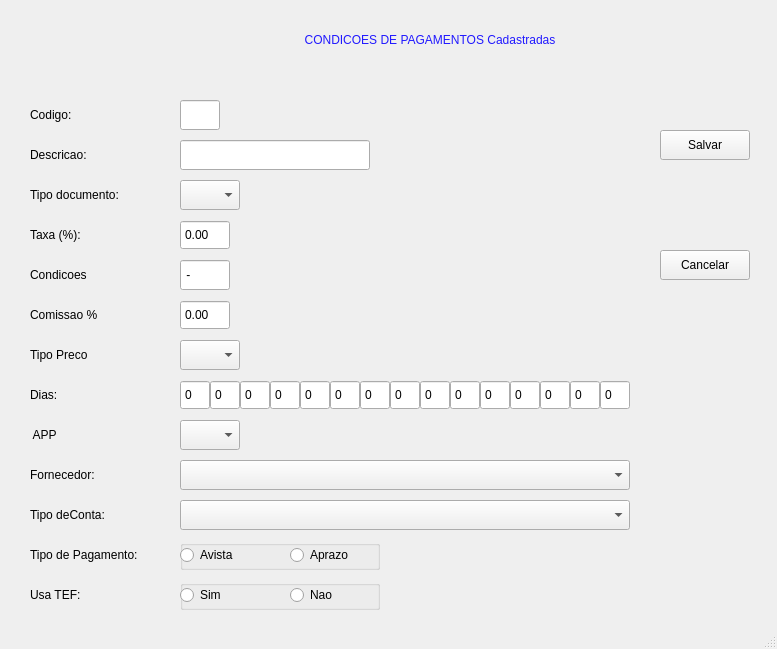
<?xml version="1.0" encoding="UTF-8"?>
<ui version="4.0">
 <class>MainWindow</class>
 <widget class="QMainWindow" name="MainWindow">
  <property name="geometry">
   <rect>
    <x>0</x>
    <y>0</y>
    <width>777</width>
    <height>649</height>
   </rect>
  </property>
  <property name="windowTitle">
   <string>MainWindow</string>
  </property>
  <property name="styleSheet">
   <string notr="true"/>
  </property>
  <widget class="QWidget" name="centralwidget">
   <widget class="QLabel" name="label">
    <property name="geometry">
     <rect>
      <x>110</x>
      <y>10</y>
      <width>640</width>
      <height>60</height>
     </rect>
    </property>
    <property name="styleSheet">
     <string notr="true">border-color: rgb(132, 168, 163);
color: rgb(33, 25, 255);
font: 87 16pt &quot;Arial Black&quot;;</string>
    </property>
    <property name="text">
     <string>CONDICOES DE PAGAMENTOS Cadastradas</string>
    </property>
    <property name="alignment">
     <set>Qt::AlignCenter</set>
    </property>
   </widget>
   <widget class="QLabel" name="label_2">
    <property name="geometry">
     <rect>
      <x>30</x>
      <y>100</y>
      <width>140</width>
      <height>30</height>
     </rect>
    </property>
    <property name="styleSheet">
     <string notr="true"/>
    </property>
    <property name="text">
     <string>Codigo:</string>
    </property>
   </widget>
   <widget class="QLabel" name="label_3">
    <property name="geometry">
     <rect>
      <x>30</x>
      <y>140</y>
      <width>140</width>
      <height>30</height>
     </rect>
    </property>
    <property name="styleSheet">
     <string notr="true"/>
    </property>
    <property name="text">
     <string>Descricao:</string>
    </property>
   </widget>
   <widget class="QLabel" name="label_4">
    <property name="geometry">
     <rect>
      <x>30</x>
      <y>220</y>
      <width>140</width>
      <height>30</height>
     </rect>
    </property>
    <property name="styleSheet">
     <string notr="true"/>
    </property>
    <property name="text">
     <string>Taxa (%):</string>
    </property>
    <property name="alignment">
     <set>Qt::AlignLeading|Qt::AlignLeft|Qt::AlignVCenter</set>
    </property>
   </widget>
   <widget class="QLabel" name="label_5">
    <property name="geometry">
     <rect>
      <x>30</x>
      <y>260</y>
      <width>140</width>
      <height>30</height>
     </rect>
    </property>
    <property name="styleSheet">
     <string notr="true"/>
    </property>
    <property name="text">
     <string>Condicoes</string>
    </property>
   </widget>
   <widget class="QLabel" name="label_6">
    <property name="geometry">
     <rect>
      <x>30</x>
      <y>300</y>
      <width>140</width>
      <height>30</height>
     </rect>
    </property>
    <property name="styleSheet">
     <string notr="true"/>
    </property>
    <property name="text">
     <string>Comissao %</string>
    </property>
   </widget>
   <widget class="QLabel" name="label_7">
    <property name="geometry">
     <rect>
      <x>30</x>
      <y>340</y>
      <width>140</width>
      <height>30</height>
     </rect>
    </property>
    <property name="styleSheet">
     <string notr="true"/>
    </property>
    <property name="text">
     <string>Tipo Preco</string>
    </property>
   </widget>
   <widget class="QLabel" name="label_8">
    <property name="geometry">
     <rect>
      <x>30</x>
      <y>380</y>
      <width>140</width>
      <height>30</height>
     </rect>
    </property>
    <property name="styleSheet">
     <string notr="true"/>
    </property>
    <property name="text">
     <string>Dias:</string>
    </property>
   </widget>
   <widget class="QLabel" name="label_9">
    <property name="geometry">
     <rect>
      <x>30</x>
      <y>420</y>
      <width>140</width>
      <height>30</height>
     </rect>
    </property>
    <property name="styleSheet">
     <string notr="true"/>
    </property>
    <property name="text">
     <string> APP</string>
    </property>
   </widget>
   <widget class="QLineEdit" name="mcodigo">
    <property name="geometry">
     <rect>
      <x>180</x>
      <y>100</y>
      <width>40</width>
      <height>30</height>
     </rect>
    </property>
    <property name="styleSheet">
     <string notr="true"/>
    </property>
   </widget>
   <widget class="QLineEdit" name="mdescri">
    <property name="geometry">
     <rect>
      <x>180</x>
      <y>140</y>
      <width>190</width>
      <height>30</height>
     </rect>
    </property>
    <property name="styleSheet">
     <string notr="true"/>
    </property>
    <property name="maxLength">
     <number>20</number>
    </property>
   </widget>
   <widget class="QPushButton" name="bt_salvar">
    <property name="geometry">
     <rect>
      <x>660</x>
      <y>130</y>
      <width>90</width>
      <height>30</height>
     </rect>
    </property>
    <property name="styleSheet">
     <string notr="true"/>
    </property>
    <property name="text">
     <string>Salvar</string>
    </property>
   </widget>
   <widget class="QPushButton" name="bt_cancelar">
    <property name="geometry">
     <rect>
      <x>660</x>
      <y>250</y>
      <width>90</width>
      <height>30</height>
     </rect>
    </property>
    <property name="styleSheet">
     <string notr="true"/>
    </property>
    <property name="text">
     <string>Cancelar</string>
    </property>
   </widget>
   <widget class="QDoubleSpinBox" name="doubleSpinBox">
    <property name="geometry">
     <rect>
      <x>180</x>
      <y>220</y>
      <width>50</width>
      <height>30</height>
     </rect>
    </property>
    <property name="styleSheet">
     <string notr="true"/>
    </property>
    <property name="buttonSymbols">
     <enum>QAbstractSpinBox::NoButtons</enum>
    </property>
   </widget>
   <widget class="QDoubleSpinBox" name="doubleSpinBox_3">
    <property name="geometry">
     <rect>
      <x>180</x>
      <y>300</y>
      <width>50</width>
      <height>30</height>
     </rect>
    </property>
    <property name="styleSheet">
     <string notr="true"/>
    </property>
    <property name="buttonSymbols">
     <enum>QAbstractSpinBox::NoButtons</enum>
    </property>
   </widget>
   <widget class="QLineEdit" name="mcond">
    <property name="geometry">
     <rect>
      <x>180</x>
      <y>260</y>
      <width>50</width>
      <height>30</height>
     </rect>
    </property>
    <property name="styleSheet">
     <string notr="true"/>
    </property>
    <property name="inputMask">
     <string>9-99</string>
    </property>
    <property name="maxLength">
     <number>4</number>
    </property>
   </widget>
   <widget class="QComboBox" name="comboBox">
    <property name="geometry">
     <rect>
      <x>180</x>
      <y>420</y>
      <width>60</width>
      <height>30</height>
     </rect>
    </property>
    <property name="styleSheet">
     <string notr="true"/>
    </property>
   </widget>
   <widget class="QComboBox" name="comboBox_2">
    <property name="geometry">
     <rect>
      <x>180</x>
      <y>340</y>
      <width>60</width>
      <height>30</height>
     </rect>
    </property>
    <property name="styleSheet">
     <string notr="true"/>
    </property>
   </widget>
   <widget class="QDoubleSpinBox" name="doubleSpinBox_4">
    <property name="geometry">
     <rect>
      <x>180</x>
      <y>380</y>
      <width>30</width>
      <height>30</height>
     </rect>
    </property>
    <property name="styleSheet">
     <string notr="true"/>
    </property>
    <property name="buttonSymbols">
     <enum>QAbstractSpinBox::NoButtons</enum>
    </property>
    <property name="decimals">
     <number>0</number>
    </property>
    <property name="maximum">
     <double>1000.000000000000000</double>
    </property>
   </widget>
   <widget class="QDoubleSpinBox" name="doubleSpinBox_5">
    <property name="geometry">
     <rect>
      <x>210</x>
      <y>380</y>
      <width>30</width>
      <height>30</height>
     </rect>
    </property>
    <property name="styleSheet">
     <string notr="true"/>
    </property>
    <property name="buttonSymbols">
     <enum>QAbstractSpinBox::NoButtons</enum>
    </property>
    <property name="decimals">
     <number>0</number>
    </property>
    <property name="maximum">
     <double>999.000000000000000</double>
    </property>
   </widget>
   <widget class="QDoubleSpinBox" name="doubleSpinBox_6">
    <property name="geometry">
     <rect>
      <x>240</x>
      <y>380</y>
      <width>30</width>
      <height>30</height>
     </rect>
    </property>
    <property name="styleSheet">
     <string notr="true"/>
    </property>
    <property name="buttonSymbols">
     <enum>QAbstractSpinBox::NoButtons</enum>
    </property>
    <property name="decimals">
     <number>0</number>
    </property>
    <property name="maximum">
     <double>1000.000000000000000</double>
    </property>
   </widget>
   <widget class="QDoubleSpinBox" name="doubleSpinBox_7">
    <property name="geometry">
     <rect>
      <x>270</x>
      <y>380</y>
      <width>30</width>
      <height>30</height>
     </rect>
    </property>
    <property name="styleSheet">
     <string notr="true"/>
    </property>
    <property name="buttonSymbols">
     <enum>QAbstractSpinBox::NoButtons</enum>
    </property>
    <property name="decimals">
     <number>0</number>
    </property>
    <property name="maximum">
     <double>1000.000000000000000</double>
    </property>
   </widget>
   <widget class="QDoubleSpinBox" name="doubleSpinBox_8">
    <property name="geometry">
     <rect>
      <x>300</x>
      <y>380</y>
      <width>30</width>
      <height>30</height>
     </rect>
    </property>
    <property name="styleSheet">
     <string notr="true"/>
    </property>
    <property name="buttonSymbols">
     <enum>QAbstractSpinBox::NoButtons</enum>
    </property>
    <property name="decimals">
     <number>0</number>
    </property>
    <property name="maximum">
     <double>1000.000000000000000</double>
    </property>
   </widget>
   <widget class="QDoubleSpinBox" name="doubleSpinBox_9">
    <property name="geometry">
     <rect>
      <x>330</x>
      <y>380</y>
      <width>30</width>
      <height>30</height>
     </rect>
    </property>
    <property name="styleSheet">
     <string notr="true"/>
    </property>
    <property name="buttonSymbols">
     <enum>QAbstractSpinBox::NoButtons</enum>
    </property>
    <property name="decimals">
     <number>0</number>
    </property>
    <property name="maximum">
     <double>1000.000000000000000</double>
    </property>
   </widget>
   <widget class="QDoubleSpinBox" name="doubleSpinBox_10">
    <property name="geometry">
     <rect>
      <x>360</x>
      <y>380</y>
      <width>30</width>
      <height>30</height>
     </rect>
    </property>
    <property name="styleSheet">
     <string notr="true"/>
    </property>
    <property name="buttonSymbols">
     <enum>QAbstractSpinBox::NoButtons</enum>
    </property>
    <property name="decimals">
     <number>0</number>
    </property>
    <property name="maximum">
     <double>1000.000000000000000</double>
    </property>
   </widget>
   <widget class="QDoubleSpinBox" name="doubleSpinBox_11">
    <property name="geometry">
     <rect>
      <x>390</x>
      <y>380</y>
      <width>30</width>
      <height>30</height>
     </rect>
    </property>
    <property name="styleSheet">
     <string notr="true"/>
    </property>
    <property name="buttonSymbols">
     <enum>QAbstractSpinBox::NoButtons</enum>
    </property>
    <property name="decimals">
     <number>0</number>
    </property>
    <property name="maximum">
     <double>1000.000000000000000</double>
    </property>
   </widget>
   <widget class="QDoubleSpinBox" name="doubleSpinBox_12">
    <property name="geometry">
     <rect>
      <x>420</x>
      <y>380</y>
      <width>30</width>
      <height>30</height>
     </rect>
    </property>
    <property name="styleSheet">
     <string notr="true"/>
    </property>
    <property name="buttonSymbols">
     <enum>QAbstractSpinBox::NoButtons</enum>
    </property>
    <property name="decimals">
     <number>0</number>
    </property>
    <property name="maximum">
     <double>1000.000000000000000</double>
    </property>
   </widget>
   <widget class="QDoubleSpinBox" name="doubleSpinBox_13">
    <property name="geometry">
     <rect>
      <x>450</x>
      <y>380</y>
      <width>30</width>
      <height>30</height>
     </rect>
    </property>
    <property name="styleSheet">
     <string notr="true"/>
    </property>
    <property name="buttonSymbols">
     <enum>QAbstractSpinBox::NoButtons</enum>
    </property>
    <property name="decimals">
     <number>0</number>
    </property>
    <property name="maximum">
     <double>1000.000000000000000</double>
    </property>
   </widget>
   <widget class="QDoubleSpinBox" name="doubleSpinBox_14">
    <property name="geometry">
     <rect>
      <x>480</x>
      <y>380</y>
      <width>30</width>
      <height>30</height>
     </rect>
    </property>
    <property name="styleSheet">
     <string notr="true"/>
    </property>
    <property name="buttonSymbols">
     <enum>QAbstractSpinBox::NoButtons</enum>
    </property>
    <property name="decimals">
     <number>0</number>
    </property>
    <property name="maximum">
     <double>1000.000000000000000</double>
    </property>
   </widget>
   <widget class="QDoubleSpinBox" name="doubleSpinBox_15">
    <property name="geometry">
     <rect>
      <x>510</x>
      <y>380</y>
      <width>30</width>
      <height>30</height>
     </rect>
    </property>
    <property name="styleSheet">
     <string notr="true"/>
    </property>
    <property name="buttonSymbols">
     <enum>QAbstractSpinBox::NoButtons</enum>
    </property>
    <property name="decimals">
     <number>0</number>
    </property>
    <property name="maximum">
     <double>1000.000000000000000</double>
    </property>
   </widget>
   <widget class="QDoubleSpinBox" name="doubleSpinBox_16">
    <property name="geometry">
     <rect>
      <x>540</x>
      <y>380</y>
      <width>30</width>
      <height>30</height>
     </rect>
    </property>
    <property name="styleSheet">
     <string notr="true"/>
    </property>
    <property name="buttonSymbols">
     <enum>QAbstractSpinBox::NoButtons</enum>
    </property>
    <property name="decimals">
     <number>0</number>
    </property>
    <property name="maximum">
     <double>1000.000000000000000</double>
    </property>
   </widget>
   <widget class="QDoubleSpinBox" name="doubleSpinBox_17">
    <property name="geometry">
     <rect>
      <x>570</x>
      <y>380</y>
      <width>30</width>
      <height>30</height>
     </rect>
    </property>
    <property name="styleSheet">
     <string notr="true"/>
    </property>
    <property name="buttonSymbols">
     <enum>QAbstractSpinBox::NoButtons</enum>
    </property>
    <property name="decimals">
     <number>0</number>
    </property>
    <property name="maximum">
     <double>1000.000000000000000</double>
    </property>
   </widget>
   <widget class="QDoubleSpinBox" name="doubleSpinBox_18">
    <property name="geometry">
     <rect>
      <x>600</x>
      <y>380</y>
      <width>30</width>
      <height>30</height>
     </rect>
    </property>
    <property name="styleSheet">
     <string notr="true"/>
    </property>
    <property name="buttonSymbols">
     <enum>QAbstractSpinBox::NoButtons</enum>
    </property>
    <property name="decimals">
     <number>0</number>
    </property>
    <property name="maximum">
     <double>1000.000000000000000</double>
    </property>
   </widget>
   <widget class="QLabel" name="label_10">
    <property name="geometry">
     <rect>
      <x>30</x>
      <y>180</y>
      <width>140</width>
      <height>30</height>
     </rect>
    </property>
    <property name="styleSheet">
     <string notr="true"/>
    </property>
    <property name="text">
     <string>Tipo documento:</string>
    </property>
   </widget>
   <widget class="QComboBox" name="cb_tipo_doc">
    <property name="geometry">
     <rect>
      <x>180</x>
      <y>180</y>
      <width>60</width>
      <height>30</height>
     </rect>
    </property>
    <property name="styleSheet">
     <string notr="true"/>
    </property>
   </widget>
   <widget class="QLabel" name="label_11">
    <property name="geometry">
     <rect>
      <x>30</x>
      <y>460</y>
      <width>140</width>
      <height>30</height>
     </rect>
    </property>
    <property name="styleSheet">
     <string notr="true"/>
    </property>
    <property name="text">
     <string>Fornecedor:</string>
    </property>
   </widget>
   <widget class="QLabel" name="label_12">
    <property name="geometry">
     <rect>
      <x>30</x>
      <y>500</y>
      <width>140</width>
      <height>30</height>
     </rect>
    </property>
    <property name="styleSheet">
     <string notr="true"/>
    </property>
    <property name="text">
     <string>Tipo deConta:</string>
    </property>
   </widget>
   <widget class="QLabel" name="label_13">
    <property name="geometry">
     <rect>
      <x>30</x>
      <y>540</y>
      <width>140</width>
      <height>30</height>
     </rect>
    </property>
    <property name="styleSheet">
     <string notr="true"/>
    </property>
    <property name="text">
     <string>Tipo de Pagamento:</string>
    </property>
   </widget>
   <widget class="QComboBox" name="cb_fornecedor">
    <property name="geometry">
     <rect>
      <x>180</x>
      <y>460</y>
      <width>450</width>
      <height>30</height>
     </rect>
    </property>
    <property name="styleSheet">
     <string notr="true"/>
    </property>
   </widget>
   <widget class="QGroupBox" name="groupBox">
    <property name="geometry">
     <rect>
      <x>180</x>
      <y>540</y>
      <width>200</width>
      <height>30</height>
     </rect>
    </property>
    <property name="title">
     <string/>
    </property>
    <widget class="QRadioButton" name="rb_tipo_pg_aprazo">
     <property name="geometry">
      <rect>
       <x>110</x>
       <y>0</y>
       <width>90</width>
       <height>30</height>
      </rect>
     </property>
     <property name="text">
      <string>Aprazo</string>
     </property>
    </widget>
    <widget class="QRadioButton" name="rb_tipo_pg_avista">
     <property name="geometry">
      <rect>
       <x>0</x>
       <y>0</y>
       <width>89</width>
       <height>30</height>
      </rect>
     </property>
     <property name="text">
      <string>Avista</string>
     </property>
    </widget>
   </widget>
   <widget class="QComboBox" name="cb_tipo_conta">
    <property name="geometry">
     <rect>
      <x>180</x>
      <y>500</y>
      <width>450</width>
      <height>30</height>
     </rect>
    </property>
    <property name="styleSheet">
     <string notr="true"/>
    </property>
   </widget>
   <widget class="QGroupBox" name="groupBox_2">
    <property name="geometry">
     <rect>
      <x>180</x>
      <y>580</y>
      <width>200</width>
      <height>30</height>
     </rect>
    </property>
    <property name="title">
     <string/>
    </property>
    <widget class="QRadioButton" name="rb_tef_nao_2">
     <property name="geometry">
      <rect>
       <x>110</x>
       <y>0</y>
       <width>90</width>
       <height>30</height>
      </rect>
     </property>
     <property name="text">
      <string>Nao</string>
     </property>
    </widget>
    <widget class="QRadioButton" name="rb_tef_sim_2">
     <property name="geometry">
      <rect>
       <x>0</x>
       <y>0</y>
       <width>89</width>
       <height>30</height>
      </rect>
     </property>
     <property name="text">
      <string>Sim</string>
     </property>
    </widget>
   </widget>
   <widget class="QLabel" name="label_14">
    <property name="geometry">
     <rect>
      <x>30</x>
      <y>580</y>
      <width>140</width>
      <height>30</height>
     </rect>
    </property>
    <property name="styleSheet">
     <string notr="true"/>
    </property>
    <property name="text">
     <string>Usa TEF:</string>
    </property>
   </widget>
  </widget>
  <widget class="QStatusBar" name="statusBar"/>
 </widget>
 <tabstops>
  <tabstop>mcodigo</tabstop>
  <tabstop>mdescri</tabstop>
  <tabstop>doubleSpinBox</tabstop>
  <tabstop>mcond</tabstop>
  <tabstop>doubleSpinBox_3</tabstop>
  <tabstop>comboBox_2</tabstop>
  <tabstop>doubleSpinBox_4</tabstop>
  <tabstop>doubleSpinBox_5</tabstop>
  <tabstop>doubleSpinBox_6</tabstop>
  <tabstop>doubleSpinBox_7</tabstop>
  <tabstop>doubleSpinBox_8</tabstop>
  <tabstop>doubleSpinBox_9</tabstop>
  <tabstop>doubleSpinBox_10</tabstop>
  <tabstop>doubleSpinBox_11</tabstop>
  <tabstop>doubleSpinBox_12</tabstop>
  <tabstop>doubleSpinBox_13</tabstop>
  <tabstop>doubleSpinBox_14</tabstop>
  <tabstop>doubleSpinBox_15</tabstop>
  <tabstop>doubleSpinBox_16</tabstop>
  <tabstop>doubleSpinBox_17</tabstop>
  <tabstop>doubleSpinBox_18</tabstop>
  <tabstop>comboBox</tabstop>
  <tabstop>bt_salvar</tabstop>
  <tabstop>bt_cancelar</tabstop>
 </tabstops>
 <resources/>
 <connections/>
</ui>
